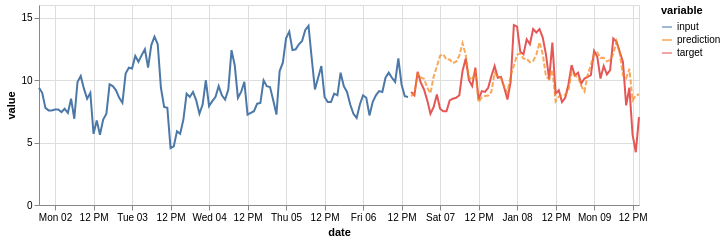

Source (notebook cell):
### Code cell
(on.Plot()
    .add(on.marks.line, input)
    .add(on.marks.line, target)
    .add(on.marks.line, prediction, type='dashed')
    .properties(width=600, height=200)
    .show()
)

### Figure 1 — Vega specification as saved in the notebook (floating-point values rounded to 4 significant figures)
{"$schema": "https://vega.github.io/schema/vega/v5.json", "data": [{"name": "source_0", "values": [{"date": "2017-01-01T19:00:00.000", "variable": "input", "value": 9.377}, {"date": "2017-01-01T20:00:00.000", "variable": "input", "value": 8.975}, {"date": "2017-01-01T21:00:00.000", "variable": "input", "value": 7.77}, {"date": "2017-01-01T22:00:00.000", "variable": "input", "value": 7.569}, {"date": "2017-01-01T23:00:00.000", "variable": "input", "value": 7.569}, {"date": "2017-01-02T00:00:00.000", "variable": "input", "value": 7.636}, {"date": "2017-01-02T01:00:00.000", "variable": "input", "value": 7.636}, {"date": "2017-01-02T02:00:00.000", "variable": "input", "value": 7.435}, {"date": "2017-01-02T03:00:00.000", "variable": "input", "value": 7.703}, {"date": "2017-01-02T04:00:00.000", "variable": "input", "value": 7.368}, {"date": "2017-01-02T05:00:00.000", "variable": "input", "value": 8.506}, {"date": "2017-01-02T06:00:00.000", "variable": "input", "value": 6.899}, {"date": "2017-01-02T07:00:00.000", "variable": "input", "value": 9.846}, {"date": "2017-01-02T08:00:00.000", "variable": "input", "value": 10.31}, {"date": "2017-01-02T09:00:00.000", "variable": "input", "value": 9.31}, {"date": "2017-01-02T10:00:00.000", "variable": "input", "value": 8.506}, {"date": "2017-01-02T11:00:00.000", "variable": "input", "value": 8.975}, {"date": "2017-01-02T12:00:00.000", "variable": "input", "value": 5.693}, {"date": "2017-01-02T13:00:00.000", "variable": "input", "value": 6.765}, {"date": "2017-01-02T14:00:00.000", "variable": "input", "value": 5.626}, {"date": "2017-01-02T15:00:00.000", "variable": "input", "value": 6.832}, {"date": "2017-01-02T16:00:00.000", "variable": "input", "value": 7.301}, {"date": "2017-01-02T17:00:00.000", "variable": "input", "value": 9.645}, {"date": "2017-01-02T18:00:00.000", "variable": "input", "value": 9.511}, {"date": "2017-01-02T19:00:00.000", "variable": "input", "value": 9.176}, {"date": "2017-01-02T20:00:00.000", "variable": "input", "value": 8.573}, {"date": "2017-01-02T21:00:00.000", "variable": "input", "value": 8.172}, {"date": "2017-01-02T22:00:00.000", "variable": "input", "value": 10.52}, {"date": "2017-01-02T23:00:00.000", "variable": "input", "value": 10.98}, {"date": "2017-01-03T00:00:00.000", "variable": "input", "value": 10.92}, {"date": "2017-01-03T01:00:00.000", "variable": "input", "value": 11.92}, {"date": "2017-01-03T02:00:00.000", "variable": "input", "value": 11.45}, {"date": "2017-01-03T03:00:00.000", "variable": "input", "value": 11.99}, {"date": "2017-01-03T04:00:00.000", "variable": "input", "value": 12.46}, {"date": "2017-01-03T05:00:00.000", "variable": "input", "value": 10.98}, {"date": "2017-01-03T06:00:00.000", "variable": "input", "value": 12.79}, {"date": "2017-01-03T07:00:00.000", "variable": "input", "value": 13.46}, {"date": "2017-01-03T08:00:00.000", "variable": "input", "value": 12.86}, {"date": "2017-01-03T09:00:00.000", "variable": "input", "value": 9.377}, {"date": "2017-01-03T10:00:00.000", "variable": "input", "value": 7.837}, {"date": "2017-01-03T11:00:00.000", "variable": "input", "value": 7.77}, {"date": "2017-01-03T12:00:00.000", "variable": "input", "value": 4.555}, {"date": "2017-01-03T13:00:00.000", "variable": "input", "value": 4.689}, {"date": "2017-01-03T14:00:00.000", "variable": "input", "value": 5.894}, {"date": "2017-01-03T15:00:00.000", "variable": "input", "value": 5.693}, {"date": "2017-01-03T16:00:00.000", "variable": "input", "value": 6.832}, {"date": "2017-01-03T17:00:00.000", "variable": "input", "value": 8.908}, {"date": "2017-01-03T18:00:00.000", "variable": "input", "value": 8.64}, {"date": "2017-01-03T19:00:00.000", "variable": "input", "value": 9.042}, {"date": "2017-01-03T20:00:00.000", "variable": "input", "value": 8.372}, {"date": "2017-01-03T21:00:00.000", "variable": "input", "value": 7.301}, {"date": "2017-01-03T22:00:00.000", "variable": "input", "value": 8.038}, {"date": "2017-01-03T23:00:00.000", "variable": "input", "value": 9.98}, {"date": "2017-01-04T00:00:00.000", "variable": "input", "value": 7.904}, {"date": "2017-01-04T01:00:00.000", "variable": "input", "value": 8.306}, {"date": "2017-01-04T02:00:00.000", "variable": "input", "value": 8.64}, {"date": "2017-01-04T03:00:00.000", "variable": "input", "value": 9.511}, {"date": "2017-01-04T04:00:00.000", "variable": "input", "value": 8.774}, {"date": "2017-01-04T05:00:00.000", "variable": "input", "value": 8.439}, {"date": "2017-01-04T06:00:00.000", "variable": "input", "value": 9.243}, {"date": "2017-01-04T07:00:00.000", "variable": "input", "value": 12.39}, {"date": "2017-01-04T08:00:00.000", "variable": "input", "value": 11.19}, {"date": "2017-01-04T09:00:00.000", "variable": "input", "value": 8.573}, {"date": "2017-01-04T10:00:00.000", "variable": "input", "value": 9.042}, {"date": "2017-01-04T11:00:00.000", "variable": "input", "value": 9.846}, {"date": "2017-01-04T12:00:00.000", "variable": "input", "value": 7.234}, {"date": "2017-01-04T13:00:00.000", "variable": "input", "value": 7.368}, {"date": "2017-01-04T14:00:00.000", "variable": "input", "value": 7.502}, {"date": "2017-01-04T15:00:00.000", "variable": "input", "value": 8.105}, {"date": "2017-01-04T16:00:00.000", "variable": "input", "value": 8.172}, {"date": "2017-01-04T17:00:00.000", "variable": "input", "value": 9.98}, {"date": "2017-01-04T18:00:00.000", "variable": "input", "value": 9.511}, {"date": "2017-01-04T19:00:00.000", "variable": "input", "value": 9.444}, {"date": "2017-01-04T20:00:00.000", "variable": "input", "value": 8.372}, {"date": "2017-01-04T21:00:00.000", "variable": "input", "value": 7.234}, {"date": "2017-01-04T22:00:00.000", "variable": "input", "value": 10.72}, {"date": "2017-01-04T23:00:00.000", "variable": "input", "value": 11.39}, {"date": "2017-01-05T00:00:00.000", "variable": "input", "value": 13.33}, {"date": "2017-01-05T01:00:00.000", "variable": "input", "value": 13.86}, {"date": "2017-01-05T02:00:00.000", "variable": "input", "value": 12.39}, {"date": "2017-01-05T03:00:00.000", "variable": "input", "value": 12.46}, {"date": "2017-01-05T04:00:00.000", "variable": "input", "value": 12.86}, {"date": "2017-01-05T05:00:00.000", "variable": "input", "value": 13.13}, {"date": "2017-01-05T06:00:00.000", "variable": "input", "value": 14.0}, {"date": "2017-01-05T07:00:00.000", "variable": "input", "value": 14.33}, {"date": "2017-01-05T08:00:00.000", "variable": "input", "value": 11.72}, {"date": "2017-01-05T09:00:00.000", "variable": "input", "value": 9.243}, {"date": "2017-01-05T10:00:00.000", "variable": "input", "value": 10.18}, {"date": "2017-01-05T11:00:00.000", "variable": "input", "value": 11.12}, {"date": "2017-01-05T12:00:00.000", "variable": "input", "value": 8.64}, {"date": "2017-01-05T13:00:00.000", "variable": "input", "value": 8.239}, {"date": "2017-01-05T14:00:00.000", "variable": "input", "value": 8.239}, {"date": "2017-01-05T15:00:00.000", "variable": "input", "value": 8.908}, {"date": "2017-01-05T16:00:00.000", "variable": "input", "value": 8.774}, {"date": "2017-01-05T17:00:00.000", "variable": "input", "value": 10.58}, {"date": "2017-01-05T18:00:00.000", "variable": "input", "value": 9.511}, {"date": "2017-01-05T19:00:00.000", "variable": "input", "value": 9.042}, {"date": "2017-01-05T20:00:00.000", "variable": "input", "value": 8.038}, {"date": "2017-01-05T21:00:00.000", "variable": "input", "value": 7.301}, {"date": "2017-01-05T22:00:00.000", "variable": "input", "value": 6.966}, {"date": "2017-01-05T23:00:00.000", "variable": "input", "value": 8.038}, {"date": "2017-01-06T00:00:00.000", "variable": "input", "value": 8.774}, {"date": "2017-01-06T01:00:00.000", "variable": "input", "value": 8.573}, {"date": "2017-01-06T02:00:00.000", "variable": "input", "value": 7.167}, {"date": "2017-01-06T03:00:00.000", "variable": "input", "value": 8.239}, {"date": "2017-01-06T04:00:00.000", "variable": "input", "value": 8.774}, {"date": "2017-01-06T05:00:00.000", "variable": "input", "value": 9.109}, {"date": "2017-01-06T06:00:00.000", "variable": "input", "value": 9.042}, {"date": "2017-01-06T07:00:00.000", "variable": "input", "value": 10.18}, {"date": "2017-01-06T08:00:00.000", "variable": "input", "value": 10.58}, {"date": "2017-01-06T09:00:00.000", "variable": "input", "value": 10.18}, {"date": "2017-01-06T10:00:00.000", "variable": "input", "value": 9.846}, {"date": "2017-01-06T11:00:00.000", "variable": "input", "value": 11.72}, {"date": "2017-01-06T12:00:00.000", "variable": "input", "value": 9.645}, {"date": "2017-01-06T13:00:00.000", "variable": "input", "value": 8.707}, {"date": "2017-01-06T14:00:00.000", "variable": "input", "value": 8.64}], "transform": [{"type": "formula", "expr": "toDate(datum['date'])", "as": "date"}]}, {"name": "source_1", "values": [{"date": "2017-01-06T15:00:00.000", "variable": "target", "value": 9.042}, {"date": "2017-01-06T16:00:00.000", "variable": "target", "value": 8.774}, {"date": "2017-01-06T17:00:00.000", "variable": "target", "value": 10.65}, {"date": "2017-01-06T18:00:00.000", "variable": "target", "value": 9.779}, {"date": "2017-01-06T19:00:00.000", "variable": "target", "value": 9.243}, {"date": "2017-01-06T20:00:00.000", "variable": "target", "value": 8.372}, {"date": "2017-01-06T21:00:00.000", "variable": "target", "value": 7.301}, {"date": "2017-01-06T22:00:00.000", "variable": "target", "value": 7.837}, {"date": "2017-01-06T23:00:00.000", "variable": "target", "value": 8.841}, {"date": "2017-01-07T00:00:00.000", "variable": "target", "value": 7.703}, {"date": "2017-01-07T01:00:00.000", "variable": "target", "value": 7.502}, {"date": "2017-01-07T02:00:00.000", "variable": "target", "value": 7.502}, {"date": "2017-01-07T03:00:00.000", "variable": "target", "value": 8.372}, {"date": "2017-01-07T04:00:00.000", "variable": "target", "value": 8.506}, {"date": "2017-01-07T05:00:00.000", "variable": "target", "value": 8.573}, {"date": "2017-01-07T06:00:00.000", "variable": "target", "value": 8.774}, {"date": "2017-01-07T07:00:00.000", "variable": "target", "value": 10.72}, {"date": "2017-01-07T08:00:00.000", "variable": "target", "value": 11.72}, {"date": "2017-01-07T09:00:00.000", "variable": "target", "value": 9.98}, {"date": "2017-01-07T10:00:00.000", "variable": "target", "value": 9.511}, {"date": "2017-01-07T11:00:00.000", "variable": "target", "value": 10.98}, {"date": "2017-01-07T12:00:00.000", "variable": "target", "value": 8.439}, {"date": "2017-01-07T13:00:00.000", "variable": "target", "value": 9.109}, {"date": "2017-01-07T14:00:00.000", "variable": "target", "value": 9.042}, {"date": "2017-01-07T15:00:00.000", "variable": "target", "value": 9.377}, {"date": "2017-01-07T16:00:00.000", "variable": "target", "value": 10.31}, {"date": "2017-01-07T17:00:00.000", "variable": "target", "value": 11.12}, {"date": "2017-01-07T18:00:00.000", "variable": "target", "value": 10.18}, {"date": "2017-01-07T19:00:00.000", "variable": "target", "value": 10.25}, {"date": "2017-01-07T20:00:00.000", "variable": "target", "value": 9.377}, {"date": "2017-01-07T21:00:00.000", "variable": "target", "value": 8.439}, {"date": "2017-01-07T22:00:00.000", "variable": "target", "value": 9.846}, {"date": "2017-01-07T23:00:00.000", "variable": "target", "value": 14.4}, {"date": "2017-01-08T00:00:00.000", "variable": "target", "value": 14.27}, {"date": "2017-01-08T01:00:00.000", "variable": "target", "value": 12.26}, {"date": "2017-01-08T02:00:00.000", "variable": "target", "value": 12.06}, {"date": "2017-01-08T03:00:00.000", "variable": "target", "value": 13.26}, {"date": "2017-01-08T04:00:00.000", "variable": "target", "value": 12.86}, {"date": "2017-01-08T05:00:00.000", "variable": "target", "value": 14.07}, {"date": "2017-01-08T06:00:00.000", "variable": "target", "value": 13.8}, {"date": "2017-01-08T07:00:00.000", "variable": "target", "value": 14.07}, {"date": "2017-01-08T08:00:00.000", "variable": "target", "value": 13.4}, {"date": "2017-01-08T09:00:00.000", "variable": "target", "value": 12.06}, {"date": "2017-01-08T10:00:00.000", "variable": "target", "value": 10.05}, {"date": "2017-01-08T11:00:00.000", "variable": "target", "value": 12.99}, {"date": "2017-01-08T12:00:00.000", "variable": "target", "value": 8.908}, {"date": "2017-01-08T13:00:00.000", "variable": "target", "value": 9.176}, {"date": "2017-01-08T14:00:00.000", "variable": "target", "value": 8.239}, {"date": "2017-01-08T15:00:00.000", "variable": "target", "value": 8.573}, {"date": "2017-01-08T16:00:00.000", "variable": "target", "value": 9.645}, {"date": "2017-01-08T17:00:00.000", "variable": "target", "value": 11.19}, {"date": "2017-01-08T18:00:00.000", "variable": "target", "value": 10.38}, {"date": "2017-01-08T19:00:00.000", "variable": "target", "value": 10.58}, {"date": "2017-01-08T20:00:00.000", "variable": "target", "value": 9.712}, {"date": "2017-01-08T21:00:00.000", "variable": "target", "value": 10.11}, {"date": "2017-01-08T22:00:00.000", "variable": "target", "value": 10.25}, {"date": "2017-01-08T23:00:00.000", "variable": "target", "value": 10.38}, {"date": "2017-01-09T00:00:00.000", "variable": "target", "value": 12.32}, {"date": "2017-01-09T01:00:00.000", "variable": "target", "value": 11.85}, {"date": "2017-01-09T02:00:00.000", "variable": "target", "value": 10.11}, {"date": "2017-01-09T03:00:00.000", "variable": "target", "value": 11.12}, {"date": "2017-01-09T04:00:00.000", "variable": "target", "value": 10.45}, {"date": "2017-01-09T05:00:00.000", "variable": "target", "value": 10.78}, {"date": "2017-01-09T06:00:00.000", "variable": "target", "value": 13.33}, {"date": "2017-01-09T07:00:00.000", "variable": "target", "value": 13.06}, {"date": "2017-01-09T08:00:00.000", "variable": "target", "value": 12.26}, {"date": "2017-01-09T09:00:00.000", "variable": "target", "value": 11.45}, {"date": "2017-01-09T10:00:00.000", "variable": "target", "value": 7.971}, {"date": "2017-01-09T11:00:00.000", "variable": "target", "value": 9.377}, {"date": "2017-01-09T12:00:00.000", "variable": "target", "value": 5.626}, {"date": "2017-01-09T13:00:00.000", "variable": "target", "value": 4.22}, {"date": "2017-01-09T14:00:00.000", "variable": "target", "value": 7.033}], "transform": [{"type": "formula", "expr": "toDate(datum['date'])", "as": "date"}]}, {"name": "source_2", "values": [{"date": "2017-01-06T15:00:00.000", "variable": "prediction", "value": 8.687}, {"date": "2017-01-06T16:00:00.000", "variable": "prediction", "value": 8.988}, {"date": "2017-01-06T17:00:00.000", "variable": "prediction", "value": 10.5}, {"date": "2017-01-06T18:00:00.000", "variable": "prediction", "value": 10.2}, {"date": "2017-01-06T19:00:00.000", "variable": "prediction", "value": 10.1}, {"date": "2017-01-06T20:00:00.000", "variable": "prediction", "value": 9.39}, {"date": "2017-01-06T21:00:00.000", "variable": "prediction", "value": 8.94}, {"date": "2017-01-06T22:00:00.000", "variable": "prediction", "value": 10.27}, {"date": "2017-01-06T23:00:00.000", "variable": "prediction", "value": 11.07}, {"date": "2017-01-07T00:00:00.000", "variable": "prediction", "value": 11.94}, {"date": "2017-01-07T01:00:00.000", "variable": "prediction", "value": 12.05}, {"date": "2017-01-07T02:00:00.000", "variable": "prediction", "value": 11.63}, {"date": "2017-01-07T03:00:00.000", "variable": "prediction", "value": 11.64}, {"date": "2017-01-07T04:00:00.000", "variable": "prediction", "value": 11.35}, {"date": "2017-01-07T05:00:00.000", "variable": "prediction", "value": 11.46}, {"date": "2017-01-07T06:00:00.000", "variable": "prediction", "value": 11.95}, {"date": "2017-01-07T07:00:00.000", "variable": "prediction", "value": 12.94}, {"date": "2017-01-07T08:00:00.000", "variable": "prediction", "value": 12.0}, {"date": "2017-01-07T09:00:00.000", "variable": "prediction", "value": 10.22}, {"date": "2017-01-07T10:00:00.000", "variable": "prediction", "value": 9.997}, {"date": "2017-01-07T11:00:00.000", "variable": "prediction", "value": 10.75}, {"date": "2017-01-07T12:00:00.000", "variable": "prediction", "value": 8.223}, {"date": "2017-01-07T13:00:00.000", "variable": "prediction", "value": 8.605}, {"date": "2017-01-07T14:00:00.000", "variable": "prediction", "value": 8.715}, {"date": "2017-01-07T15:00:00.000", "variable": "prediction", "value": 8.757}, {"date": "2017-01-07T16:00:00.000", "variable": "prediction", "value": 9.059}, {"date": "2017-01-07T17:00:00.000", "variable": "prediction", "value": 10.57}, {"date": "2017-01-07T18:00:00.000", "variable": "prediction", "value": 10.27}, {"date": "2017-01-07T19:00:00.000", "variable": "prediction", "value": 10.17}, {"date": "2017-01-07T20:00:00.000", "variable": "prediction", "value": 9.461}, {"date": "2017-01-07T21:00:00.000", "variable": "prediction", "value": 9.011}, {"date": "2017-01-07T22:00:00.000", "variable": "prediction", "value": 10.34}, {"date": "2017-01-07T23:00:00.000", "variable": "prediction", "value": 11.14}, {"date": "2017-01-08T00:00:00.000", "variable": "prediction", "value": 12.02}, {"date": "2017-01-08T01:00:00.000", "variable": "prediction", "value": 12.13}, {"date": "2017-01-08T02:00:00.000", "variable": "prediction", "value": 11.7}, {"date": "2017-01-08T03:00:00.000", "variable": "prediction", "value": 11.71}, {"date": "2017-01-08T04:00:00.000", "variable": "prediction", "value": 11.42}, {"date": "2017-01-08T05:00:00.000", "variable": "prediction", "value": 11.53}, {"date": "2017-01-08T06:00:00.000", "variable": "prediction", "value": 12.02}, {"date": "2017-01-08T07:00:00.000", "variable": "prediction", "value": 13.02}, {"date": "2017-01-08T08:00:00.000", "variable": "prediction", "value": 12.07}, {"date": "2017-01-08T09:00:00.000", "variable": "prediction", "value": 10.29}, {"date": "2017-01-08T10:00:00.000", "variable": "prediction", "value": 10.07}, {"date": "2017-01-08T11:00:00.000", "variable": "prediction", "value": 10.82}, {"date": "2017-01-08T12:00:00.000", "variable": "prediction", "value": 8.293}, {"date": "2017-01-08T13:00:00.000", "variable": "prediction", "value": 8.676}, {"date": "2017-01-08T14:00:00.000", "variable": "prediction", "value": 8.786}, {"date": "2017-01-08T15:00:00.000", "variable": "prediction", "value": 8.828}, {"date": "2017-01-08T16:00:00.000", "variable": "prediction", "value": 9.13}, {"date": "2017-01-08T17:00:00.000", "variable": "prediction", "value": 10.64}, {"date": "2017-01-08T18:00:00.000", "variable": "prediction", "value": 10.34}, {"date": "2017-01-08T19:00:00.000", "variable": "prediction", "value": 10.24}, {"date": "2017-01-08T20:00:00.000", "variable": "prediction", "value": 9.532}, {"date": "2017-01-08T21:00:00.000", "variable": "prediction", "value": 9.082}, {"date": "2017-01-08T22:00:00.000", "variable": "prediction", "value": 10.41}, {"date": "2017-01-08T23:00:00.000", "variable": "prediction", "value": 11.21}, {"date": "2017-01-09T00:00:00.000", "variable": "prediction", "value": 12.09}, {"date": "2017-01-09T01:00:00.000", "variable": "prediction", "value": 12.2}, {"date": "2017-01-09T02:00:00.000", "variable": "prediction", "value": 11.77}, {"date": "2017-01-09T03:00:00.000", "variable": "prediction", "value": 11.78}, {"date": "2017-01-09T04:00:00.000", "variable": "prediction", "value": 11.49}, {"date": "2017-01-09T05:00:00.000", "variable": "prediction", "value": 11.6}, {"date": "2017-01-09T06:00:00.000", "variable": "prediction", "value": 12.09}, {"date": "2017-01-09T07:00:00.000", "variable": "prediction", "value": 13.09}, {"date": "2017-01-09T08:00:00.000", "variable": "prediction", "value": 12.14}, {"date": "2017-01-09T09:00:00.000", "variable": "prediction", "value": 10.36}, {"date": "2017-01-09T10:00:00.000", "variable": "prediction", "value": 10.14}, {"date": "2017-01-09T11:00:00.000", "variable": "prediction", "value": 10.89}, {"date": "2017-01-09T12:00:00.000", "variable": "prediction", "value": 8.364}, {"date": "2017-01-09T13:00:00.000", "variable": "prediction", "value": 8.747}, {"date": "2017-01-09T14:00:00.000", "variable": "prediction", "value": 8.857}], "transform": [{"type": "formula", "expr": "toDate(datum['date'])", "as": "date"}]}, {"name": "source_0_color_domain_variable_0", "values": [{"variable": "input"}]}, {"name": "source_1_color_domain_variable_1", "values": [{"variable": "target"}]}, {"name": "source_2_color_domain_variable_2", "values": [{"variable": "prediction"}]}], "marks": [{"type": "group", "name": "layer_0_pathgroup", "from": {"facet": {"data": "source_0", "name": "faceted_path_layer_0_main", "groupby": ["variable"]}}, "encode": {"update": {"width": {"field": {"signal": null, "datum": null, "group": "width", "parent": null}}, "height": {"field": {"signal": null, "datum": null, "group": "height", "parent": null}}}}, "marks": [{"type": "line", "name": "layer_0_marks", "from": {"data": "faceted_path_layer_0_main"}, "sort": {"field": "x"}, "encode": {"update": {"x": {"field": "date", "scale": "x"}, "y": {"field": "value", "scale": "y"}, "stroke": {"field": "variable", "scale": "color"}, "defined": {"signal": "isValid(datum[\"date\"]) && isFinite(+datum[\"date\"]) && isValid(datum[\"value\"]) && isFinite(+datum[\"value\"])"}}}, "style": ["line"]}]}, {"type": "group", "name": "layer_1_pathgroup", "from": {"facet": {"data": "source_1", "name": "faceted_path_layer_1_main", "groupby": ["variable"]}}, "encode": {"update": {"width": {"field": {"signal": null, "datum": null, "group": "width", "parent": null}}, "height": {"field": {"signal": null, "datum": null, "group": "height", "parent": null}}}}, "marks": [{"type": "line", "name": "layer_1_marks", "from": {"data": "faceted_path_layer_1_main"}, "sort": {"field": "x"}, "encode": {"update": {"stroke": {"field": "variable", "scale": "color"}, "x": {"field": "date", "scale": "x"}, "y": {"field": "value", "scale": "y"}, "defined": {"signal": "isValid(datum[\"date\"]) && isFinite(+datum[\"date\"]) && isValid(datum[\"value\"]) && isFinite(+datum[\"value\"])"}}}, "style": ["line"]}]}, {"type": "group", "name": "layer_2_pathgroup", "from": {"facet": {"data": "source_2", "name": "faceted_path_layer_2_main", "groupby": ["variable"]}}, "encode": {"update": {"width": {"field": {"signal": null, "datum": null, "group": "width", "parent": null}}, "height": {"field": {"signal": null, "datum": null, "group": "height", "parent": null}}}}, "marks": [{"type": "line", "name": "layer_2_marks", "from": {"data": "faceted_path_layer_2_main"}, "sort": {"field": "x"}, "encode": {"update": {"opacity": {"value": 0.7}, "strokeDash": {"value": [5, 2]}, "x": {"field": "date", "scale": "x"}, "y": {"field": "value", "scale": "y"}, "defined": {"signal": "isValid(datum[\"date\"]) && isFinite(+datum[\"date\"]) && isValid(datum[\"value\"]) && isFinite(+datum[\"value\"])"}, "stroke": {"field": "variable", "scale": "color"}}}, "style": ["line"]}]}], "scales": [{"name": "x", "type": "time", "domain": {"fields": [{"data": "source_0", "field": "date"}, {"data": "source_1", "field": "date"}, {"data": "source_2", "field": "date"}]}, "range": [0, {"signal": "width"}]}, {"name": "y", "type": "linear", "domain": {"fields": [{"data": "source_0", "field": "value"}, {"data": "source_1", "field": "value"}, {"data": "source_2", "field": "value"}]}, "range": [{"signal": "height"}, 0], "zero": true, "nice": true}, {"name": "color", "type": "ordinal", "domain": {"fields": [{"data": "source_0_color_domain_variable_0", "field": "variable"}, {"data": "source_1_color_domain_variable_1", "field": "variable"}, {"data": "source_2_color_domain_variable_2", "field": "variable"}], "sort": true}, "range": "category"}], "axes": [{"scale": "x", "zindex": 0, "tickCount": {"signal": "ceil(width/40)"}, "aria": false, "domain": false, "gridScale": "y", "grid": true, "orient": "bottom", "maxExtent": 0, "minExtent": 0, "labels": false, "ticks": false}, {"scale": "y", "domain": false, "gridScale": "x", "tickCount": {"signal": "ceil(height/40)"}, "labels": false, "orient": "left", "maxExtent": 0, "minExtent": 0, "grid": true, "ticks": false, "aria": false, "zindex": 0}, {"scale": "x", "orient": "bottom", "title": "date", "labelFlush": true, "grid": false, "labelOverlap": true, "tickCount": {"signal": "ceil(width/40)"}, "zindex": 0}, {"scale": "y", "grid": false, "tickCount": {"signal": "ceil(height/40)"}, "labelOverlap": true, "zindex": 0, "orient": "left", "title": "value"}], "padding": 5, "style": "cell", "legends": [{"stroke": "color", "symbolType": "stroke", "title": "variable", "encode": {"symbols": {"update": {"opacity": {"value": 0.7}}}}}], "background": "white", "height": 200, "width": 600}
